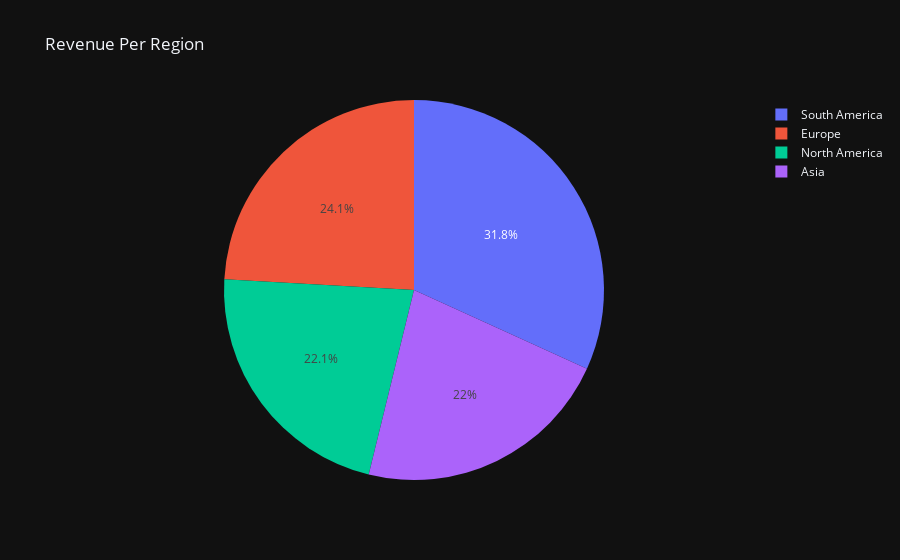

The notebook cell saved with this chart:
### Code cell
# Revenue by Region

query = 'SELECT c.Region, SUM(t.TotalValue) as Revenue FROM Customers c JOIN Transactions t ON c.CustomerID = t.CustomerID JOIN Products p ON t.ProductID = p.ProductID GROUP BY c.Region'
df = pd.read_sql(query, engine)
fig = px.pie(df, values = 'Revenue', names = 'Region', title = 'Revenue Per Region', template= 'plotly_dark')
fig.show()

### Figure 1 — Plotly figure (JSON) as saved in the notebook; plotly's stock layout.template omitted (floating-point values rounded to 4 significant figures)
{"data": [{"domain": {"x": [0, 1], "y": [0, 1]}, "hovertemplate": "Region=%{label}<br>Revenue=%{value}<extra></extra>", "labels": ["Europe", "North America", "South America", "Asia"], "legendgroup": "", "name": "", "showlegend": true, "type": "pie", "values": [166300.0, 152300.0, 219400.0, 152100.0]}], "layout": {"legend": {"tracegroupgap": 0}, "title": {"text": "Revenue Per Region"}}}
